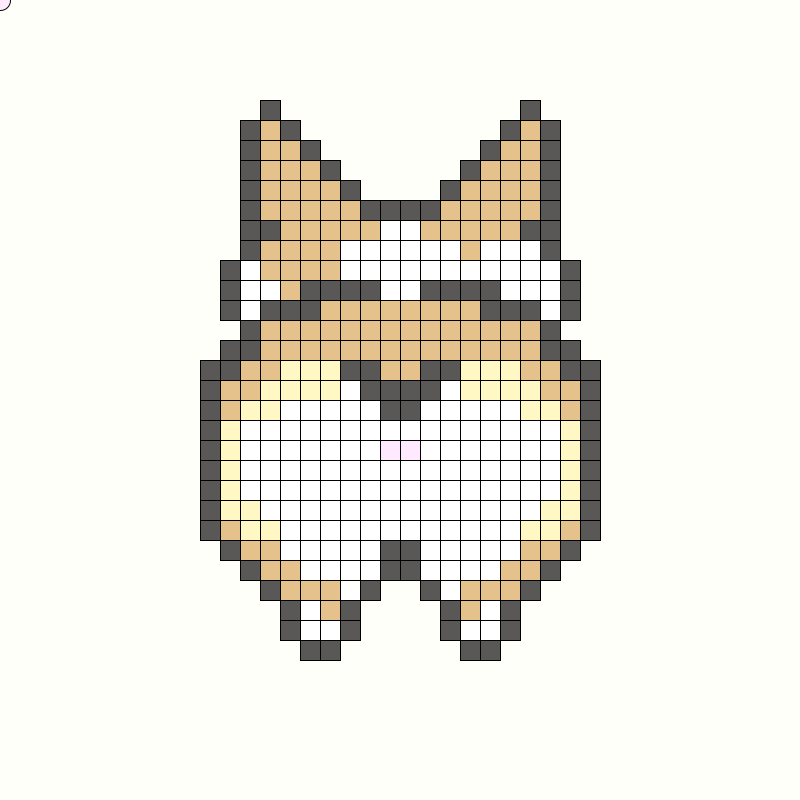
Frame 1 (no input)
Frame 60 (the mouse pressed at the canvas centre just before this capture): identical to frame 1, image omitted
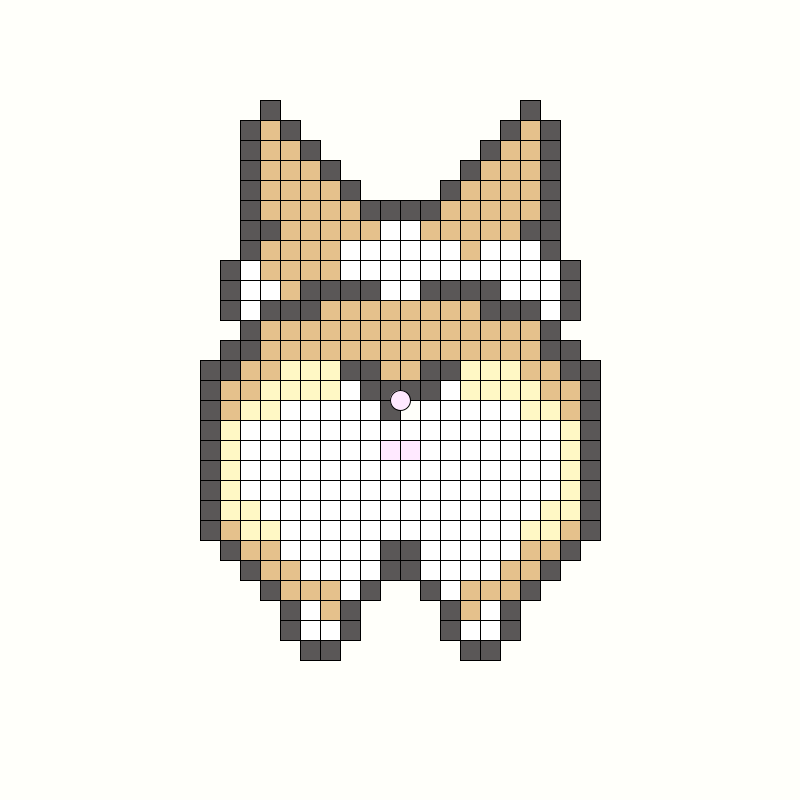
Frame 120 (the mouse held since frame 60 and released just before this capture)

The Processing sketch that drew these frames (run headless with seeded random() and noise(); from frame 60 on, the mouse is pressed at the canvas centre):

// Processing sketch: week12_02_how_to_draw_colorful_brick_array
// ── week12_02_how_to_draw_colorful_brick_array.pde
color [] c = { #FFFFFA, #5A5757, #E5C18C, #FFFFFF, #FFF8C5, #FFE9FF};
int [][] dog = {
  {0,0,0,1,0,0,0,0,0,0,0,0,0,0,0,0,1,0,0,0},
  {0,0,1,2,1,0,0,0,0,0,0,0,0,0,0,1,2,1,0,0},
  {0,0,1,2,2,1,0,0,0,0,0,0,0,0,1,2,2,1,0,0},
  {0,0,1,2,2,2,1,0,0,0,0,0,0,1,2,2,2,1,0,0},
  {0,0,1,2,2,2,2,1,0,0,0,0,1,2,2,2,2,1,0,0},
  {0,0,1,2,2,2,2,2,1,1,1,1,2,2,2,2,2,1,0,0},
  {0,0,1,1,2,2,2,2,2,3,3,2,2,2,2,2,1,1,0,0},
  {0,0,1,2,2,2,2,3,3,3,3,3,3,2,3,3,3,1,0,0},
  {0,1,3,2,2,2,2,3,3,3,3,3,3,3,3,3,3,3,1,0},
  {0,1,3,3,2,1,1,1,1,3,3,1,1,1,1,3,3,3,1,0},
  {0,1,3,1,1,1,2,2,2,2,2,2,2,2,1,1,1,3,1,0},
  {0,0,1,2,2,2,2,2,2,2,2,2,2,2,2,2,2,1,0,0},
  {0,1,1,2,2,2,2,2,2,2,2,2,2,2,2,2,2,1,1,0},
  {1,1,2,2,4,4,4,1,1,2,2,1,1,4,4,4,2,2,1,1},
  {1,2,2,4,4,4,4,3,1,1,1,1,3,4,4,4,4,2,2,1},
  {1,2,4,4,3,3,3,3,3,1,1,3,3,3,3,3,4,4,2,1},
  {1,4,3,3,3,3,3,3,3,3,3,3,3,3,3,3,3,3,4,1},
  {1,4,3,3,3,3,3,3,3,5,5,3,3,3,3,3,3,3,4,1},
  {1,4,3,3,3,3,3,3,3,3,3,3,3,3,3,3,3,3,4,1},
  {1,4,3,3,3,3,3,3,3,3,3,3,3,3,3,3,3,3,4,1},
  {1,4,4,3,3,3,3,3,3,3,3,3,3,3,3,3,3,4,4,1},
  {1,2,4,4,3,3,3,3,3,3,3,3,3,3,3,3,4,4,2,1},
  {0,1,2,2,3,3,3,3,3,1,1,3,3,3,3,3,2,2,1,0},
  {0,0,1,2,2,3,3,3,3,1,1,3,3,3,3,2,2,1,0,0},
  {0,0,0,1,2,2,2,3,1,0,0,1,3,2,2,2,1,0,0,0},
  {0,0,0,0,1,3,2,1,0,0,0,0,1,2,3,1,0,0,0,0},
  {0,0,0,0,1,3,3,1,0,0,0,0,1,3,3,1,0,0,0,0},
  {0,0,0,0,0,1,1,0,0,0,0,0,0,1,1,0,0,0,0,0}};

void setup(){
  size(800,800);
  println(dog.length);
  println(dog[0].length);
}
int x=400, y=700;
void draw(){
  background(#FFFFFA);
  for(int i=0; i<dog.length; i++){
    for(int j=0; j<dog[0].length; j++){
      if(dog[i][j]>0){
        
        fill(c[dog[i][j]]);
        rect(200+j*20, 100+i*20, 20, 20);
      }
    }
  }
  x = mouseX;
  y = mouseY;
  fill(#FFE9FF); ellipse(x, y, 20, 20);
  int ii = findI(y), jj=findJ(x);
  //fill(255,0,0,128); rect(200+jj*20, 100+ii*20, 20, 20);
  if(ii>=0 && ii<28 && jj>=0 && jj<20) dog[ii][jj]=0;
  
}
int findI(int y){
  return (y-100)/20;
}
int findJ(int x){
  return (x-200)/20;
}
